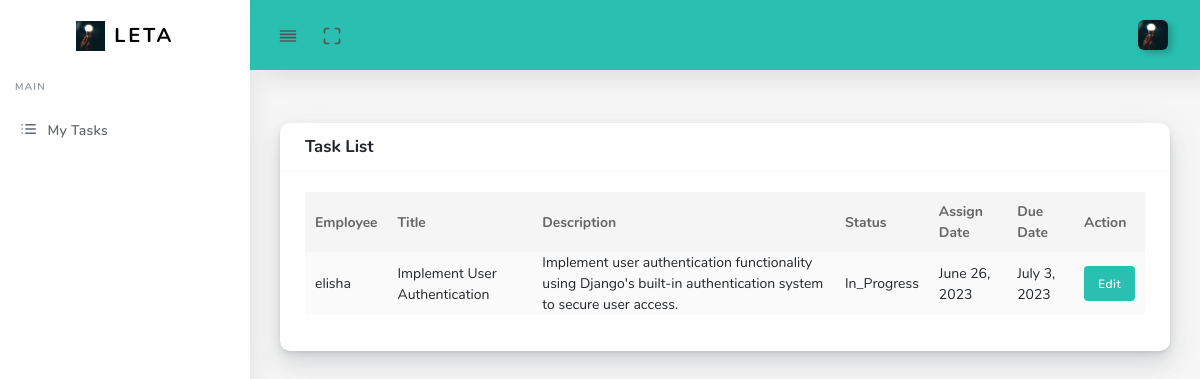
Screenshot of /Employee/ (signed in) with the database file from the repository.
### hr/models.py (models this page shows, shortened)
class Tasks(models.Model):
    STATUS = (
        ('To DO', 'To DO'),
        ('In Progress', 'In Progress'),
        ('Completed', 'Completed'),
    )
    employee = models.ForeignKey(CustomUser, on_delete=models.CASCADE)
    title = models.CharField(max_length=200)
    description = models.TextField()
    status = models.CharField(max_length=100, choices=STATUS)
    start_date = models.DateField()
    due_date = models.DateField()
    class Meta:
        verbose_name_plural = "Tasks"

class CustomUser(AbstractUser):
    USER_TYPE_CHOICES = (
        (1, 'Superuser'),
        (2, 'HR'),
        (3, 'Employee'),
    )
    user_type = models.IntegerField(choices=USER_TYPE_CHOICES, default=1)

### hr/employeeviews.py (the view)
# urls.py: path('Employee/', employeeviews.Jobs, name='Employee'),
@login_required
def Jobs(request):
    context = {"tasks": Tasks.objects.filter(employee=request.user)}
    return render(request, 'employee/task.html', context)

### hr/templates/employee/task.html (shortened to what this page needs)
{% load static %}
<!DOCTYPE html>
<html lang="en">
<head>
  <link rel="stylesheet" href="{%static 'assets/css/app.min.css' %}">
  <link rel="stylesheet" href="{%static 'assets/bundles/datatables/datatables.min.css' %}">
  <link rel="stylesheet" href="{%static 'assets/bundles/datatables/DataTables-1.10.16/css/dataTables.bootstrap4.min.css' %}">
  <link rel="stylesheet" href="{%static 'assets/css/style.css' %}">
  <link rel="stylesheet" href="{%static 'assets/css/components.css' %}">
  <link rel="stylesheet" href="{%static 'assets/css/custom.css' %}">
</head>
<body>
  <div id="app">
    <div class="main-wrapper main-wrapper-1">
      <div class="navbar-bg"></div>
      <nav class="navbar navbar-expand-lg main-navbar sticky bg-cyan">
        <div class="form-inline mr-auto">
          <ul class="navbar-nav mr-3">
            <li><a href="#" data-toggle="sidebar" class="nav-link nav-link-lg collapse-btn"> <i data-feather="align-justify"></i></a></li>
            <li><a href="#" class="nav-link nav-link-lg fullscreen-btn">
                <i data-feather="maximize"></i>
              </a></li>
          </ul>
        </div>
        <ul class="navbar-nav navbar-right">
          <li class="dropdown"><a href="#" data-toggle="dropdown"
              class="nav-link dropdown-toggle nav-link-lg nav-link-user"> <img alt="image" src="{%static 'assets/img/light.PNG' %}"
                class="user-img-radious-style"> </a>
          </li>
        </ul>
      </nav>
      <div class="main-sidebar sidebar-style-2">
        <aside id="sidebar-wrapper">
          <div class="sidebar-brand">
            <a href="{% url 'dashboard' %}"> <img alt="image" src="{%static 'assets/img/light.PNG' %}" class="header-logo" /> <span
                class="logo-name">LETA</span>
            </a>
          </div>
          <ul class="sidebar-menu">
            <li class="menu-header">Main</li>
            <li class="dropdown">
              <a href="{% url 'Employee' %}" class="nav-link"><i data-feather="list"></i><span>My Tasks</span></a>
            </li>
          </ul>
        </aside>
      </div>
      <div class="main-content">
        <section class="section">
          <div class="section-body">
            <div class="row">
              <div class="col-12">
                <div class="card">
                  <div class="card-header">
                    <h4>Task List</h4>
                  </div>
                  <div class="card-body">
                    <div class="table-responsive">
                      <table class="table table-striped table-hover" id="tableExport" style="width:100%;">
                        <thead>
                            <tr>
                              <th>Employee</th>
                              <th>Title</th>
                              <th>Description</th>
                              <th>Status</th>
                              <th>Assign Date</th>
                              <th>Due Date</th>
                              <th>Action</th>
                            </tr>
                        </thead>
                        <tbody>
                          {% for task in tasks %}
                          <tr>
                            <td>{{ task.employee }}</td>
                            <td>{{ task.title }}</td>
                            <td>{{ task.description }}</td>
                            <td>{{ task.status }}</td>
                            <td>{{ task.start_date }}</td>
                            <td>{{ task.due_date }}</td>
                            <td>
                              <button type="button" class="btn btn-custom bg-cyan" data-toggle="modal" data-target="#taskModal{{ task.id }}">Edit</button>
                            </td>
                          </tr>
                        {% endfor %}
                      </tbody>
                      </table>
                    </div>
                  </div>
                </div>
              </div>
            </div>
          </div>
        </section>
      </div>
    </div>
  </div>
</body>
</html>

### rows the page displays
Tasks: employee "elisha", title "Implement User Authentication", description "Implement user authentication functionality using Django's built-in authentication system to secure user access.", status "In_Progress", start_date "June 26, 2023", due_date "July 3, 2023"
